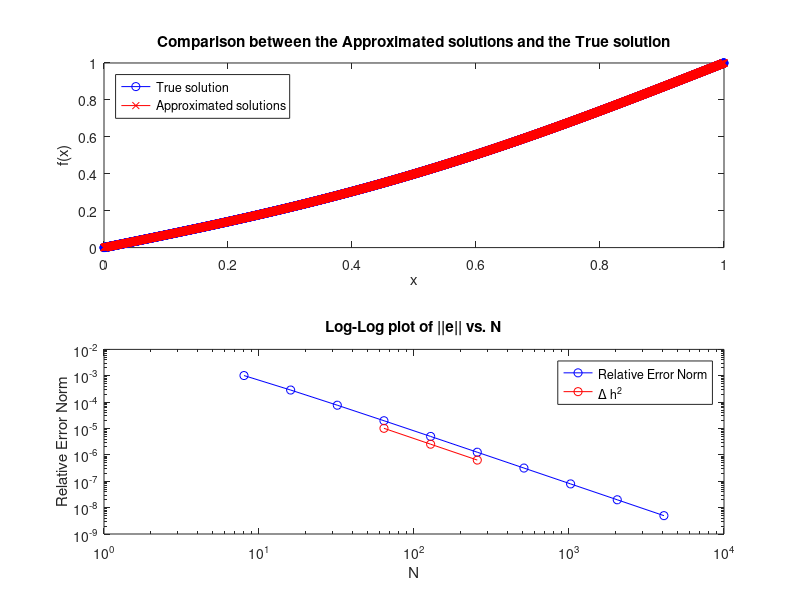

MATLAB code for this plot:
clear all; clc; close all


u_actual = @(x) x - sin(pi*x) / pi^2;               % ACTUAL solution


% Given boundary conditions (B.C.s: u(0) = 0 ----> x_0 = a  &  u(1) = 1 ----> x_N = b) 
a = 0;
b = 1;


% For values of N = 2^3 TO 2^12 
Nvals = 2.^(3:12);

for j=1:10
h = (b - a) / (Nvals(j) + 1);           % Nvals = 2^3 TO 2^12 =====> h = 10 terms TOTAL 


% For [a,b] ----> from x_0 = a TO x_N = b ====> x = a TO b w/ increments of h 
x = a:h:b;


% Define matrix A 
A = (1/h^2) * (-2*eye(Nvals(j)) + diag(ones(1, Nvals(j)-1),  1) + diag(ones(1, Nvals(j)-1),  -1));                                                                                               
    % Components of Vector a ---> from 2 TO n  OR  from 1 TO n-1   =====> Vector a: 1's on SUB-Diagonal   ---> desginated @ -1  (shifts DOWN from the diagonal)
    % Components of Vector b ---> from 1 TO n                      =====> Vector b: -2's on DIAGONAL      ---> desginated @ 0                                                                                     
    % Components of Vector c ---> from 1 TO n-1                    =====> Vector c: 1's on SUPER-Diagonal ---> desginated @ 1   (shifts UP from the diagonal) 


% Solve for B
f = sin(pi*x(2:end-1))';

B(1) = f(1)- (a/h^2);                       % 1st component of Vector B =====> f_1 - a/h^2 
for i = 2:length(f)-1
    B(i) = f(i);
end
B(length(f)) = f(length(f)) - (b/h^2);      % LAST component of Vector B ====> f_N - b/h^2 


% Solve Au = B ----> A : Matrix  &  B : Vector 
u = A \ B'  ;                                         


% Check this part 
for k = 1:length(u)
    approx(k+1) = u(k);
end
approx(1) = a;
approx(end+1) = b;
approx;

Rel_Enorm(j) = norm(approx-u_actual(x), inf) / norm(u_actual(x), inf);            % Relative Error Norm w.r.t MAX-NORM 
end

% Plot the APPROXIMATED solutions & the TRUE solution 
subplot(2,1,1)
plot(x, u_actual(x), 'bo-', x, approx, 'rx-', 'MarkerSize', 5);
xlabel('x');
ylabel('f(x)')
title('Comparison between the Approximated solutions and the True solution')
legend('True solution', 'Approximated solutions')
set(legend, 'Location', 'NorthWest')




% LOG-LOG plot of ||e|| VS. N 
subplot(2,1,2)
loglog(Nvals, Rel_Enorm, 'b-o')            
hold on
C = 1/24;                                       % Nvals = C / N^2 
y = C ./ (Nvals(4:6) .^ 2);                     % P = 2 ---> Expect 2nd-order accuracy 
loglog(Nvals(4:6), y, 'r-o')                         % Plots the TINY SEGMENT 
xlabel('N')
ylabel('Relative Error Norm')
title('Log-Log plot of ||e|| vs. N')
legend('Relative Error Norm', '\Delta h^2')
set(legend, 'Location', 'NorthEast')


% Determine the slope of the TINY SEGMENT 
y = @(x) C / (x .^ 2)  ;

y2 = log(y(64))        ; 
y1 = log(y(256))       ; 

x2 = log(Nvals(4))     ; 
x1 = log(Nvals(6))     ; 


slope = (y2 - y1) / (x2 - x1)